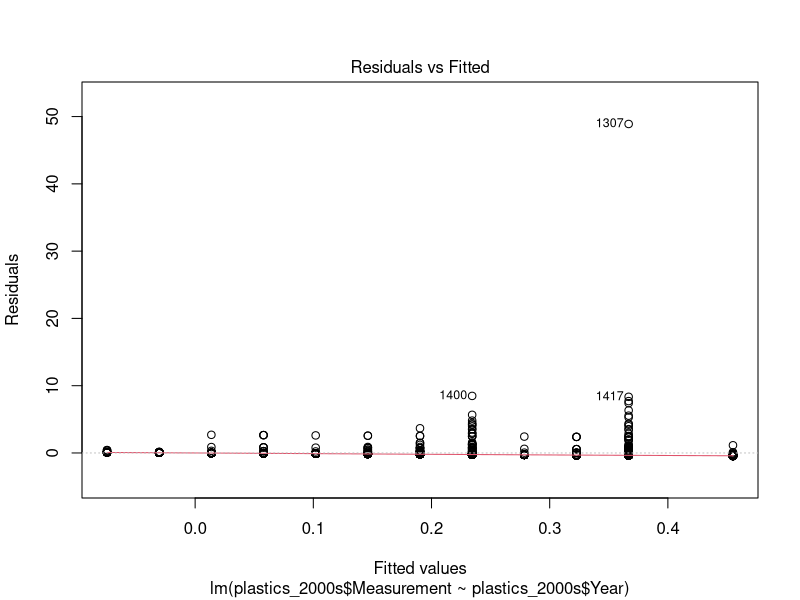
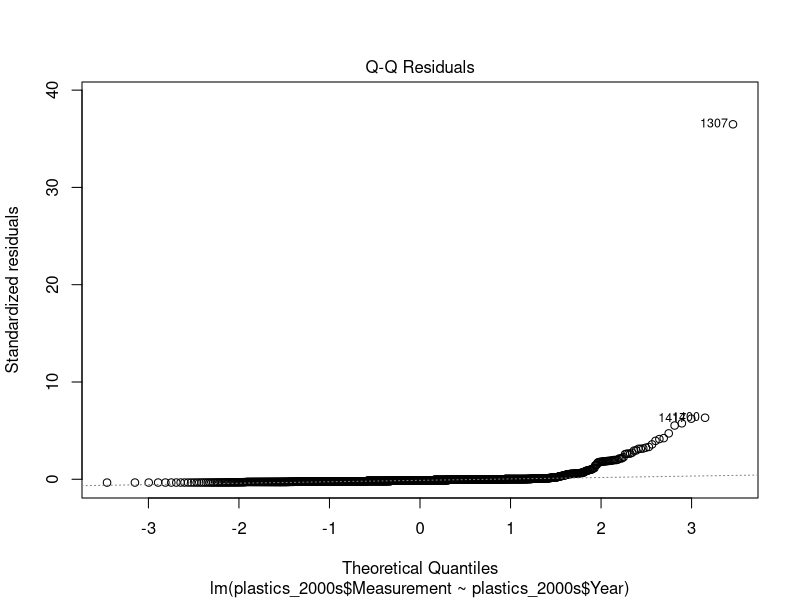
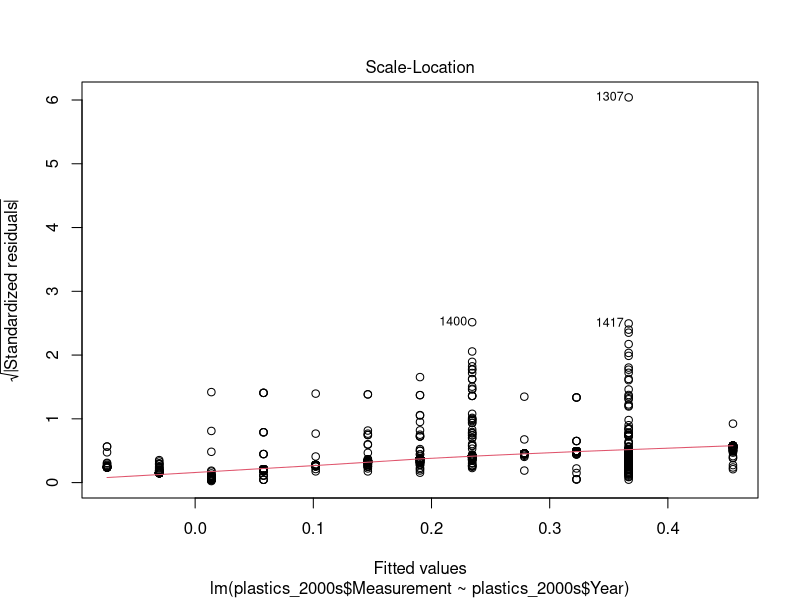
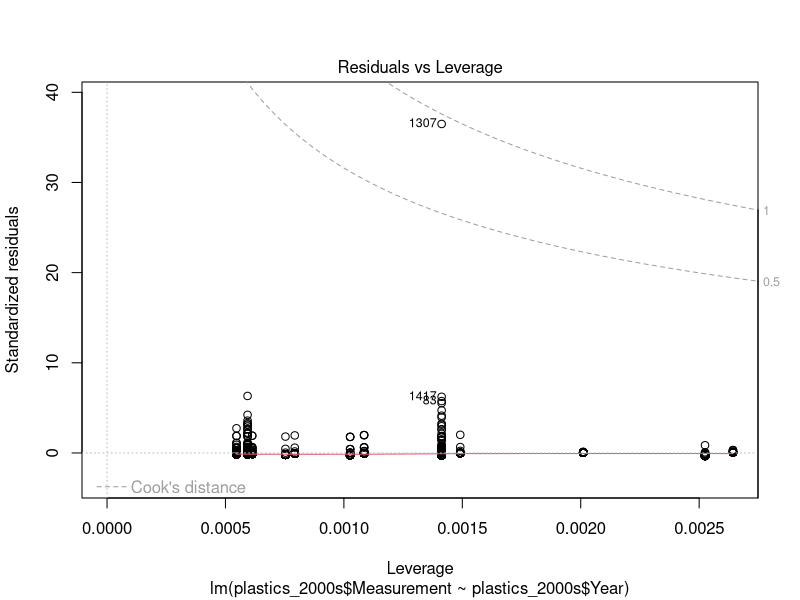

These charts were generated, in order, by the following R code:
## ---- chunk 1
library(tidyverse)
library(here)
here()

plastics <- read_csv('Data/NPSG_Microplastics_Processed/microplastics_data_wrangling.csv')

plastics_2000s <- plastics %>%
  filter(Year==2002 | Year==2003 | Year==2004 | Year==2005 | Year==2006 | Year==2007 | Year==2008 | Year==2009 | Year==2010 | Year==2011 | Year==2012 | Year==2013 | Year==2014)



## ---- chunk 2
plasticstime.regression <- 
  lm(plastics_2000s$Measurement ~ 
       plastics_2000s$Year)

summary(plasticstime.regression) #p value is <0.05

# Correlation
cor.test(plastics_2000s$Measurement, plastics_2000s$Year)

plot(plasticstime.regression)
par(mfrow = c(1,1))

## ---- chunk 3

plasticsAIC <- lm(data = plastics_2000s, Measurement ~ Year + Month + 
              Latitude + Longitude)

#AIC the smaller the better

step(plasticsAIC)

plasticsAIC_best <- lm(data = plastics_2000s, Measurement ~ Year + Month)

step(plasticsAIC_best) #year and month are explanatory

